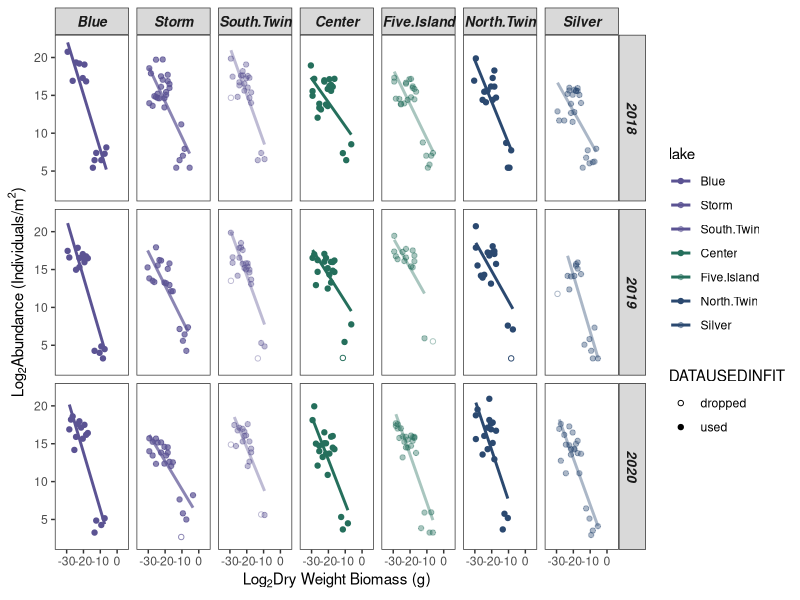
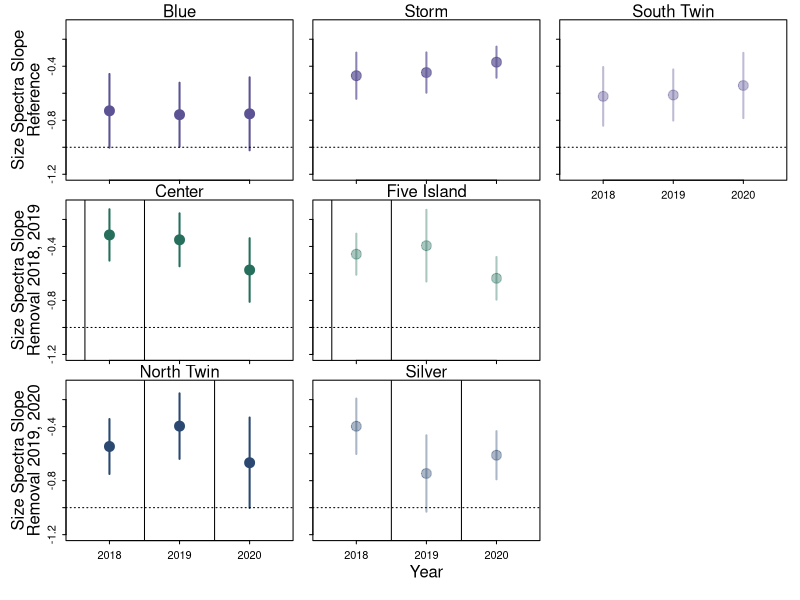

Write the R code that produced these figures, in order.
# Succinct Code for Grace # 

# Set working directory to wherever .csv files are # 

# Dataset 1 = fitsdata_zp-miv_long_springsummer.csv
# Datset 2 = shortoutput_zp-miv_springsummer.csv

# Plotting Figure 2 #=====================
#### Size Spectrum analysis of all lakes with slopes ####
# Output graphs with linear fits # 
library(ggplot2)
library(tidyverse)

fits = read_csv('fitsdata_zp-miv_long_springsummer.csv') # summary table of size spectra fits 
short.output = read_csv('shortoutput_zp-miv_springsummer.csv') # plotting data 

output_for_plot = short.output %>% 
  left_join(., fits, by = c('year', 'lake')) # Join makes it easier for ggplot to take the data, of course it creates many rep values 
output_for_plot
output_for_plot$lake = factor(output_for_plot$lake, levels = c('Blue','Storm', 'South.Twin', 'Center', 'Five.Island', 'North.Twin','Silver'))

# Output graphs with linear fits # 
# Reference - no removal # Blue, South Twin, Storm
ref_col_18 = rgb(91, 83, 147, max = 255, alpha = 100) 
ref_col_19 = rgb(91, 83, 147, max = 255, alpha = 180)
ref_col_20 = rgb(91, 83, 147, max = 255, alpha = 255)

# null, removal, removal # North Twin, Silver
nrr_col_18 = rgb(43, 73, 112, max = 255, alpha = 100) 
nrr_col_19 = rgb(43, 73, 112, max = 255, alpha = 180)
nrr_col_20 = rgb(43, 73, 112, max = 255, alpha = 255)

# removal, removal, null # Center, Five Island 
rrn_col_18 = rgb(37, 111, 92, max = 255, alpha = 100) 
rrn_col_19 = rgb(37, 111, 92, max = 255, alpha = 180)
rrn_col_20 = rgb(37, 111, 92, max = 255, alpha = 255)

# transparent 
transparent = rgb(255,255,255, max=255, alpha = 0)

windows(width = 9, height = 4)
plot_ssa2 = 
  ggplot(output_for_plot, 
         aes(BINMID_LOG, DENS_LOG, shape = DATAUSEDINFIT, color = lake)) + 
  geom_point(size = 1.5) + 
  scale_shape_manual(values = c(1,19)) +
  ylim (2, 22) +
  xlim (-35, 5) +
  facet_grid(year ~ lake) + 
  
  labs( x = expression ( paste ( 'Log'[2], 'Dry Weight Biomass (g)') ), 
        y = expression ( paste ( 'Log'[2], 'Abundance (Individuals/m'^2,')' ) ) ) +
  scale_color_manual(values = c(ref_col_20, ref_col_19, ref_col_18,
                                rrn_col_20, rrn_col_18,
                                nrr_col_20, nrr_col_18)) +
  theme_bw() + 
  theme ( panel.grid.major = element_blank(),
          panel.grid.minor = element_blank(), 
          legend.background = element_blank(),
          legend.key = element_blank(),
          strip.text.x = element_text(size = 10, face = 'bold.italic' ),
          strip.text.y = element_text(size = 10, face = 'bold.italic' ) ) +
  geom_smooth( data = output_for_plot %>% filter(DATAUSEDINFIT == 'used') %>% subset ( fitmax & fitmin), 
               method = lm, se = FALSE)
#+ 
# geom_label(data = output_for_plot, aes(x=-7, y=PLACEMENT, label = format ( round( slope, 2 ), 2) ), show.legend = FALSE)
plot_ssa2


# Plotting Figure 3 #==========================
# Load in data # 
library(tidyverse)
library(lubridate)

# Datasets you'll need # 
fits_dat = read_csv('fitsdata_zp-miv_long_springsummer.csv') # For Figure 3 - longer version of short output with all fits and slopes 
fits_dat 


# Color # 
# ========= PLOTTING COLORS ===== # 
# Color gradation # 
black18 = rgb(0,0,0, max = 255, alpha = 100)
black19 = rgb(0,0,0, max = 255, alpha = 180)
black20 = rgb(0,0,0, max = 255, alpha = 255)

# Reference - no removal # Blue, South Twin, Storm
ref_col_18 = rgb(91, 83, 147, max = 255, alpha = 100) 
ref_col_19 = rgb(91, 83, 147, max = 255, alpha = 180)
ref_col_20 = rgb(91, 83, 147, max = 255, alpha = 255)

# null, removal, removal # North Twin, Silver
nrr_col_18 = rgb(43, 73, 112, max = 255, alpha = 100) 
nrr_col_19 = rgb(43, 73, 112, max = 255, alpha = 180)
nrr_col_20 = rgb(43, 73, 112, max = 255, alpha = 255)

# removal, removal, null # Center, Five Island 
rrn_col_18 = rgb(37, 111, 92, max = 255, alpha = 100) 
rrn_col_19 = rgb(37, 111, 92, max = 255, alpha = 180)
rrn_col_20 = rgb(37, 111, 92, max = 255, alpha = 255)

# transparent 
transparent = rgb(255,255,255, max=255, alpha = 0)

## REFERENCE ##======================
# Window for checking plot 
windows(height = 6, width = 6) 

# Will create plot in whatever file path you set  
#pdf(file = "C:/Users/tjbut/Box Sync/Butts_Dissertation/Hort Chapter/Figures/Hort_Figure3.pdf", 
# height = 8, 
#width = 6)

# Set dimensions for figure array # 
par(mfrow =c(3,3), mar = c(0.5,1,1,0.5), oma = c(4,4,.5,.5))
par(tcl = -0.25)
par(mgp = c(2, 0.6, 0))

max(fits_dat$slp_u95ci)
min(fits_dat$slp_l95ci)

# BLUE # 
blue_dat = fits_dat %>% 
  filter(lake == 'Blue') 
blue_dat

plot(slope~year, data = blue_dat, pch = 19, ylim = c(-1.2, -0.10),   xlim = c(2017.5, 2020.5), cex = 2, col = ref_col_20, xaxt = 'n')
arrows(x0=blue_dat$year, y0=blue_dat$slp_l95ci, 
       x1=blue_dat$year, y1=blue_dat$slp_u95ci, code = 3, angle=90, length=0, lwd = 2, col = ref_col_20)
axis(side = 1, at = c(2018, 2019, 2020), labels = F)
abline(h = -1, lty =3) 
mtext('Size Spectra Slope', side = 2, line = 3)
mtext('Reference', side = 2, line = 1.8)
mtext('Blue', side = 3, line = 0)

# STORM # 
storm.su_dat = fits_dat %>%
  filter(lake == 'Storm') 
storm.su_dat

plot(slope~year, data = storm.su_dat, pch = 19, ylim = c(-1.2, -0.10),  xlim = c(2017.5, 2020.5), cex = 2, col = ref_col_19, col.axis = transparent, xaxt = 'n')
arrows(x0=storm.su_dat$year, y0=storm.su_dat$slp_l95ci, col = ref_col_19,
       x1=storm.su_dat$year, y1=storm.su_dat$slp_u95ci, code = 3, angle=90, length=0, lwd = 2)
axis(side = 1, at = c(2018, 2019, 2020), labels = F)
abline(h = -1, lty =3)
mtext(side=3, 'Storm', line = 0)
# storm.sp_dat = fits_dat %>%
#   filter(lake == 'Storm') %>%
#   filter(season == 'spring')
# storm.sp_dat
# 
# points(slope~year, data = storm.sp_dat, pch = 22, ylim = c(-1.2, -0.10),  xlim = c(2017.5, 2020.5), cex = 2, col = ref_col_19)
# arrows(x0=storm.sp_dat$year, y0=storm.sp_dat$slope-storm.sp_dat$slp_se,
#        x1=storm.sp_dat$year, y1=storm.sp_dat$slope+storm.sp_dat$slp_se, code = 3, angle=90, length=0)


# SOUTH TWIN # 
st.su_dat = fits_dat %>%
  filter(lake == 'South.Twin') 
st.su_dat

plot(slope~year,data = st.su_dat, pch = 19, ylim = c(-1.2, -0.10),  xlim = c(2017.5, 2020.5), cex = 2, col = ref_col_18, xaxt='n', col.axis = transparent)
arrows(x0=st.su_dat$year, y0=st.su_dat$slp_l95ci, col = ref_col_18,
       x1=st.su_dat$year, y1=st.su_dat$slp_u95ci, code = 3, angle=90, length=0, lwd = 2)
axis(side = 1, at = c(2018, 2019, 2020), labels = T)
abline(h = -1, lty =3)
mtext(side = 3, 'South Twin', line = 0)


## RRN ##======================
# CENTER # 
center.su_dat = fits_dat %>%
  filter(lake == 'Center') 
center.su_dat

plot(slope~year, data = center.su_dat, pch = 19, ylim = c(-1.2, -0.10),  xlim = c(2017.5, 2020.5), cex = 2, col = rrn_col_20, xaxt = 'n')
arrows(x0=center.su_dat$year, y0=center.su_dat$slp_l95ci, col = rrn_col_20,
       x1=center.su_dat$year, y1=center.su_dat$slp_u95ci, code = 3, angle=90, length=0, lwd = 2)
axis(side = 1, at = c(2018, 2019, 2020), labels = F)
mtext('Size Spectra Slope', side = 2, line = 3)
mtext('Removal 2018, 2019', side = 2, line = 1.8)
mtext(side =3, 'Center', line = 0 )
abline(h = -1, lty =3)
abline(v = 2017.65)
abline(v = 2018.5)

# FIVE ISLAND # 
five.island.su_dat = fits_dat %>%
  filter(lake == 'Five.Island') 
five.island.su_dat

plot(slope~year, data = five.island.su_dat, pch = 19, ylim = c(-1.2, -0.10),  xlim = c(2017.5, 2020.5), cex = 2, col = rrn_col_18, xaxt = 'n', col.axis = transparent)
arrows(x0=five.island.su_dat$year, y0=five.island.su_dat$slp_l95ci, col = rrn_col_18,
       x1=five.island.su_dat$year, y1=five.island.su_dat$slp_u95ci, code = 3, angle=90, length=0, lwd = 2)
axis(side = 1, at = c(2018, 2019, 2020), labels = F)
mtext(side = 3, 'Five Island', line = 0)
abline(h = -1, lty =3)
abline(v = 2017.65)
abline(v = 2018.5)


#empty plot 
plot(1, type = "n", xlab = "", yaxt = 'n', xaxt='n',
     ylab = "", xlim = c(0, 5), 
     ylim = c(0, 5), col.axis = transparent, bty = 'n')
# legend("center", legend =c('summer', 'spring'), pch=c(20,22), pt.cex=3, cex=1.5, bty='n',
#        col = 'gray60')

## NRR ##==========================
# NORTH TWIN # 
north.twin.su_dat = fits_dat %>%
  filter(lake == 'North.Twin') 
north.twin.su_dat

plot(slope~year, data = north.twin.su_dat, pch = 19, ylim = c(-1.2, -0.10),  xlim = c(2017.5, 2020.5), cex = 2, col = nrr_col_20, xaxt = 'n')
arrows(x0=north.twin.su_dat$year, y0=north.twin.su_dat$slp_l95ci, col = nrr_col_20,
       x1=north.twin.su_dat$year, y1=north.twin.su_dat$slp_u95ci, code = 3, angle=90, length=0, lwd = 2)
axis(side = 1, at = c(2018, 2019, 2020), labels = T)
mtext('Size Spectra Slope', side = 2, line = 3)
mtext('Removal 2019, 2020', side = 2, line = 1.8)
mtext(side =3, 'North Twin', line = 0)

# north.twin.sp_dat = fits_dat %>%
#   filter(lake == 'North.Twin') %>% 
#   filter(season == 'spring')

abline(h = -1, lty =3)
abline(v = 2018.5)
abline(v = 2019.5)

# SILVER # 
silver.su_dat = fits_dat %>%
  filter(lake == 'Silver') 
silver.su_dat

plot(slope~year, data = silver.su_dat, pch = 19, ylim = c(-1.2, -0.10),  xlim = c(2017.5, 2020.5), cex = 2, col = nrr_col_18, xaxt = 'n', col.axis = transparent)
arrows(x0=silver.su_dat$year, y0=silver.su_dat$slp_l95ci, col = nrr_col_18,
       x1=silver.su_dat$year, y1=silver.su_dat$slp_u95ci, code = 3, angle=90, length=0, lwd = 2)
axis(side = 1, at = c(2018, 2019, 2020), labels = T)
mtext(side = 3, 'Silver', line = 0)
mtext(side = 1, 'Year', line = 2)

abline(h = -1, lty =3)
abline(v = 2018.5)
abline(v = 2019.5)

